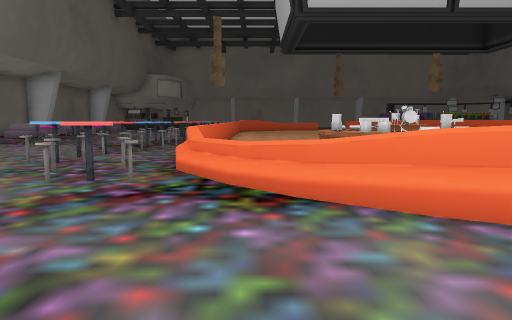
view 1 (above)

24 first-person views from a walk through a 3-D level made in the Unity game engine. The camera is 1.3 m above the floor, tilts 6° down and sees 70° across. The floor is counted in squares, 2 m on a side. Each view is taken from the middle of a square. On the plan, view 1 faces up. The plan holds only what a view shows up to about 11 squares ahead; the rest is blank. The place goes on beyond the plan. Some surface patterns are stand-ins.

view 2
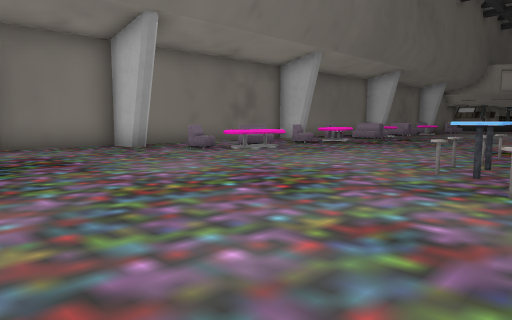

view 3
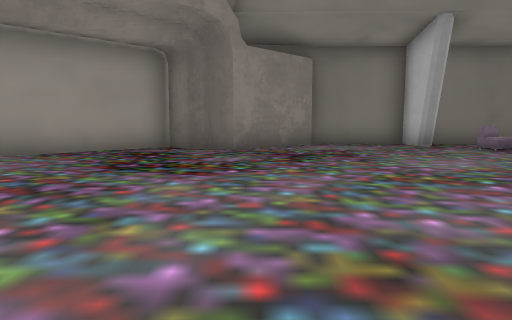

view 4
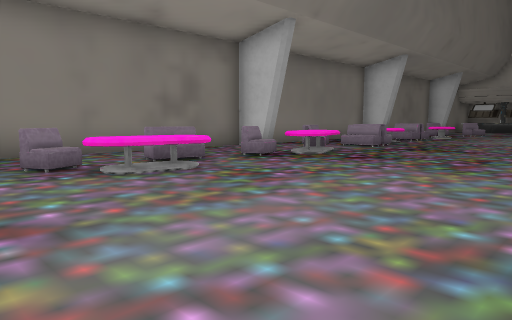

view 5
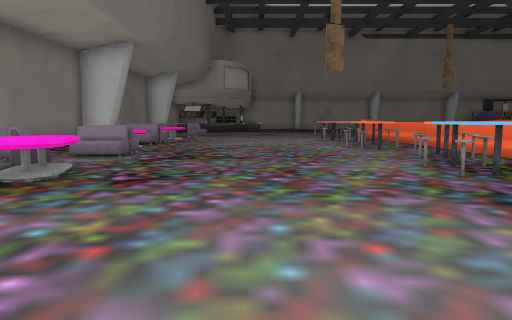

view 6
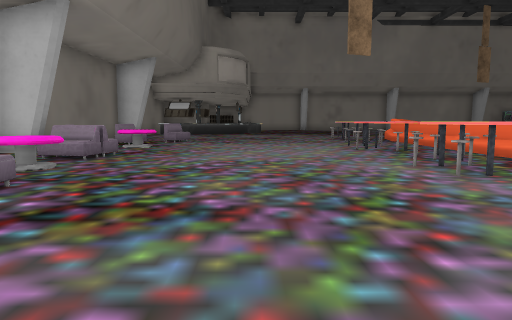

view 7
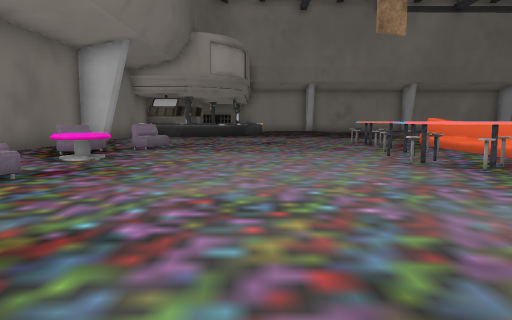

view 8
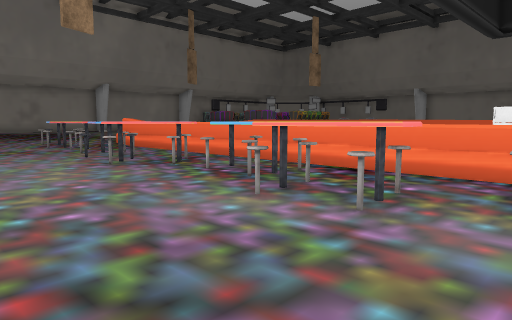

view 9
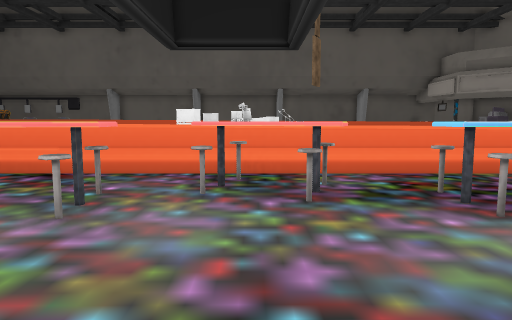

view 10
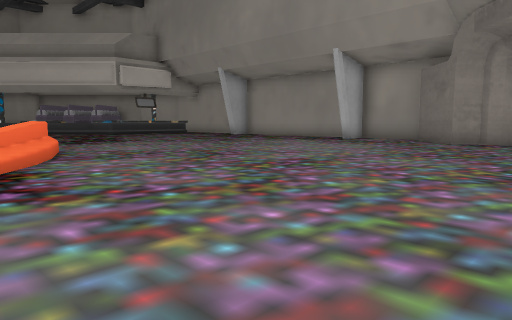

view 11
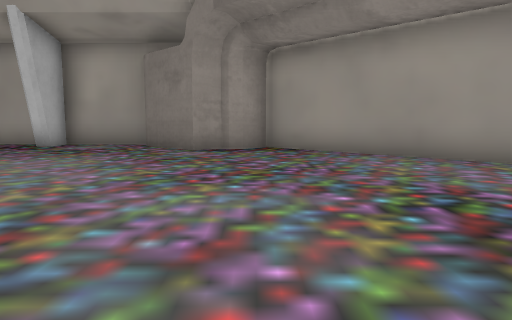

view 12
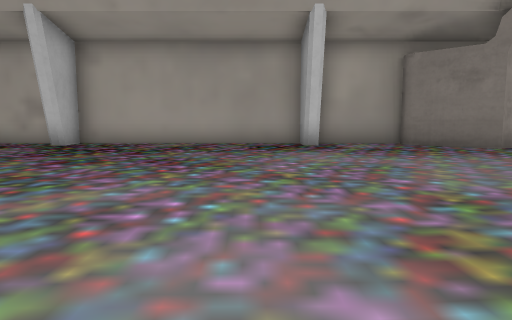

view 13
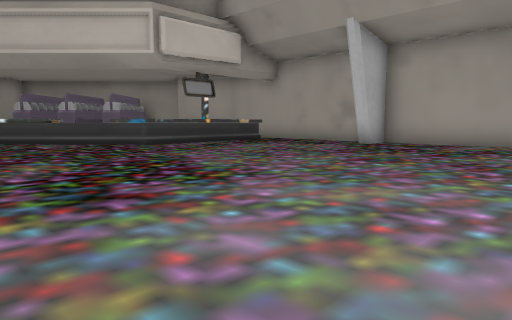

view 14
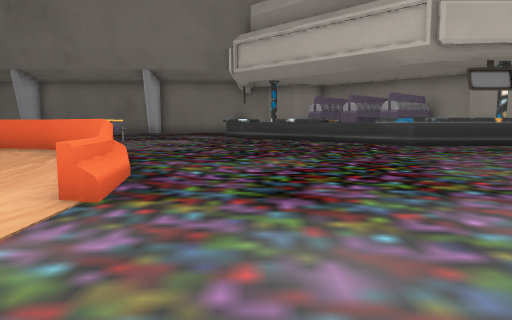

view 15
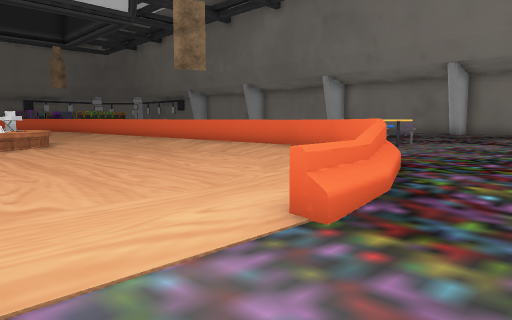

view 16
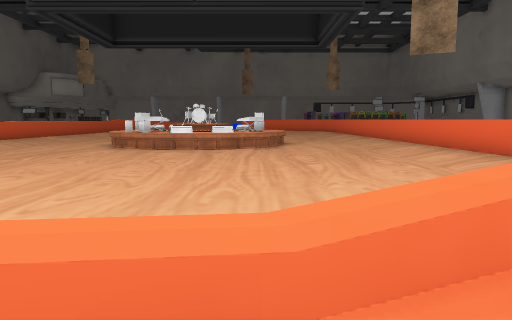

view 17
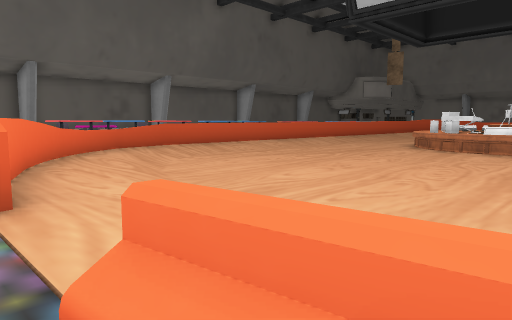

view 18
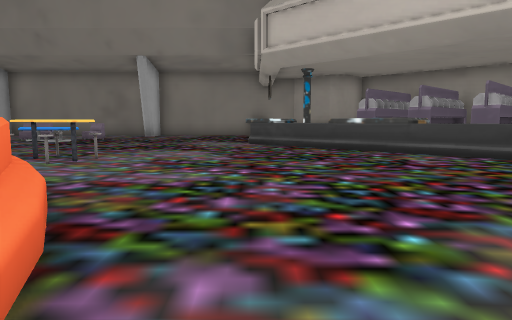

view 19
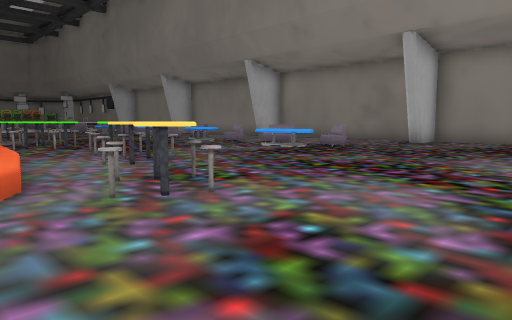

view 20
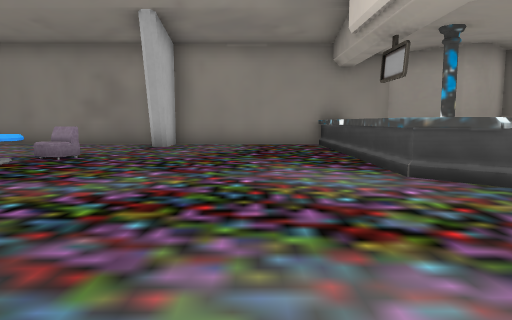

view 21
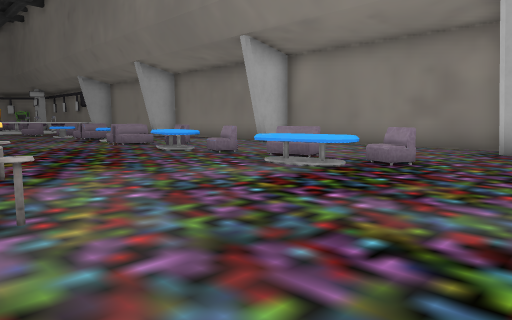

view 22
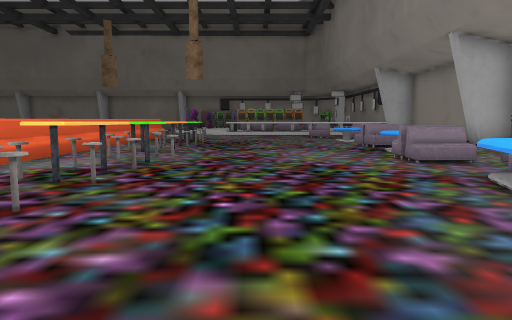

view 23
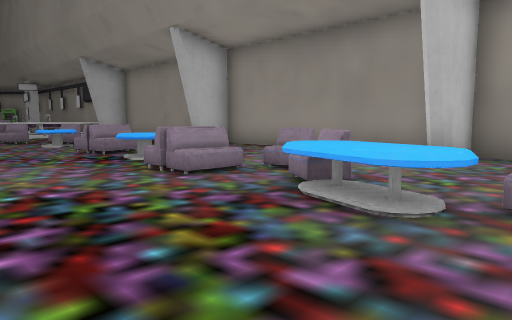

view 24
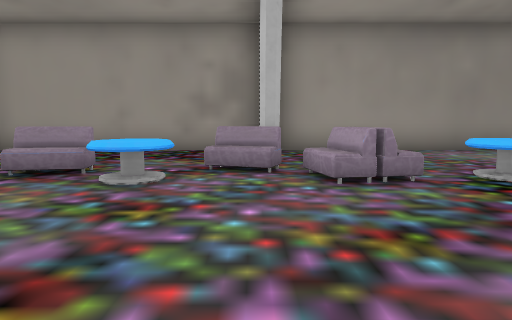

### Floor plan
Key: @ floor where view 1 was taken; # wall or solid block; x gap in a wall; . main floor; - floor 0.25 m lower than the main floor; _ floor 0.5 m lower than the main floor; / step, stairs or slope; = window, fence, low wall or low ledge; ^ raised ledge.
Columns run from 12 left of view 1 to 25 right of it. Each row starts with its distance up from view 1.
 25  #. .....^=^                         #
 24 #........^.^                         #
 23 #..#.....^=^                   .#    #
 22 #.#......^.^                   ..#...#
 21 #.#^.....^ ^                  ...x...#
 20   .^.....^ ^                 ...^....#
 19 ##^......^#^             ^ ^.....^..##
 18 #..^.....^^^             ^ ^....##...#
 17 #........^=^             ^ ^.........#
 16 #..^.....^#^   ^^        ^=^....^....#
 15 #........^#^             ^.^.........#
 14  ..^......^^             ^.^....^....#
 13  .#......#=^    #^ ^^    ^.^.....#.  #
 12 ###^.....^.^ ____^^^____/^#^....^#..##
 11 #..^.....^.^ ___________/^^^....^....#
 10 #..#.....^## ___________/^.^....#.  .#
  9 #..=.....^=#/___________/^.^^...=....#
  8 #..^^....^ #/___________/^.^...^^....#
  7 #..^.....^ #/___________/^=^....^....#
  6 #........^ #/___________/^=^.....#...#
  5 ##........^=//_________/#x^.........##
  4 #.........^x=//_______//^.^..........#
  3 #...........==#/--/-//##=............#
  2 ##............####.===#..............#
  1  ##..............=............^^^^^^^^
  0   #.........@................^^      #
 -1   #.........................^^      #
 -2   #........................^^      ##
 -3   ##......................^^.      ##
 -4    ##....................^^   .#   #
 -5     ##...................^    ##
 -6      ##..................^    ##
 -7       ##................
 -8        #####............
 -9            ##..#.....#..
-10             ############

Where each view was taken, in squares from view 1:
view 1: 0 up, 0 right, facing up
view 2: 1 up, 2 left, facing up-left
view 3: 1 up, 1 left, facing left
view 4: 5 up, 4 left, facing up-left
view 5: 7 up, 6 left, facing up
view 6: 11 up, 6 left, facing up
view 7: 14 up, 6 left, facing up
view 8: 14 up, 6 left, facing up-right
view 9: 14 up, 6 left, facing right
view 10: 4 up, 5 left, facing down-right
view 11: 1 up, 3 left, facing down
view 12: 1 up, 4 right, facing down
view 13: 1 up, 4 right, facing down-right
view 14: 0 up, 4 right, facing right
view 15: 0 up, 5 right, facing up-right
view 16: 1 up, 8 right, facing up
view 17: 1 up, 8 right, facing up-left
view 18: 1 up, 8 right, facing right
view 19: 1 up, 12 right, facing up-right
view 20: 3 up, 14 right, facing right
view 21: 4 up, 15 right, facing up-right
view 22: 8 up, 17 right, facing up
view 23: 10 up, 17 right, facing up-right
view 24: 19 up, 16 right, facing right
